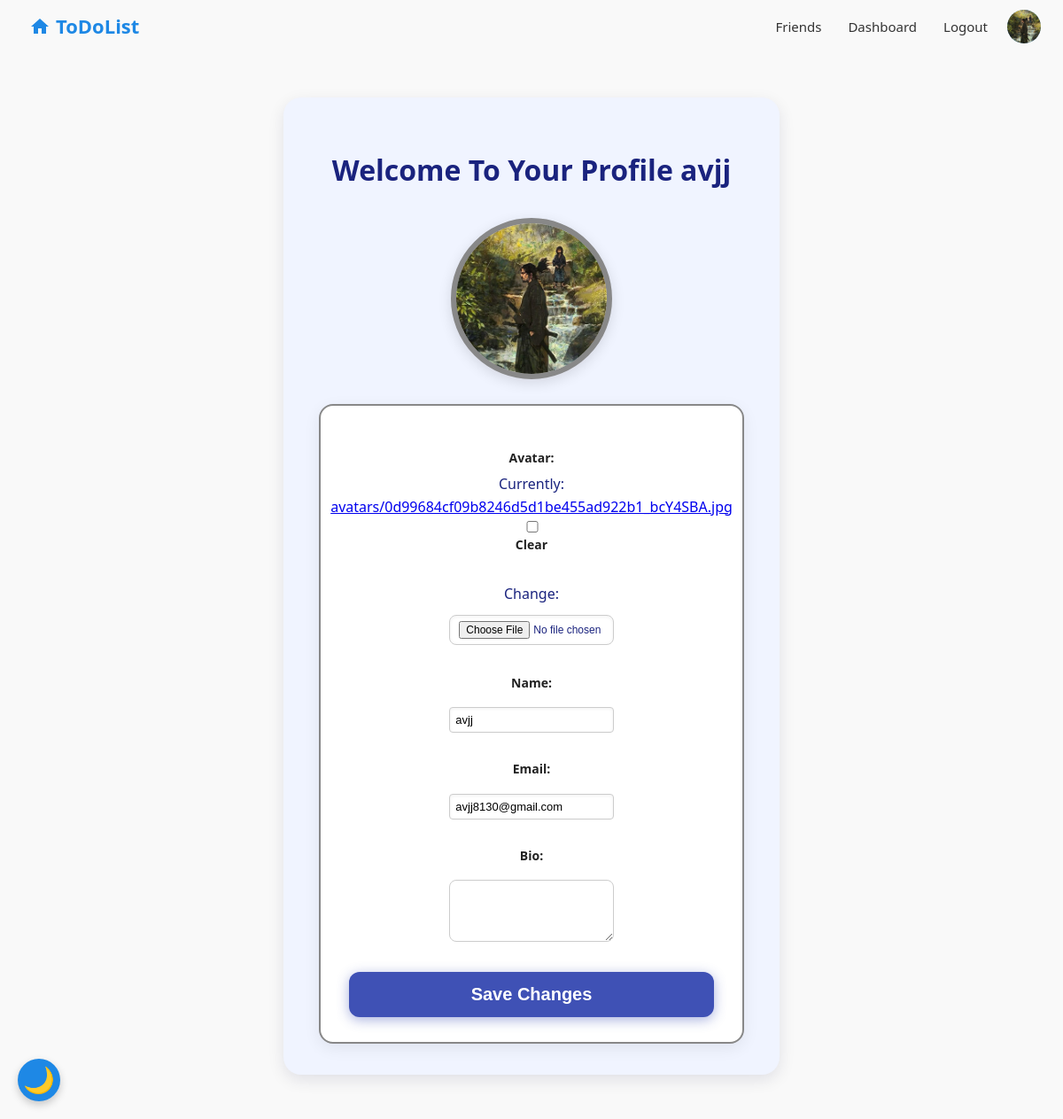
Before: /profile/ (signed in) with the older database file.
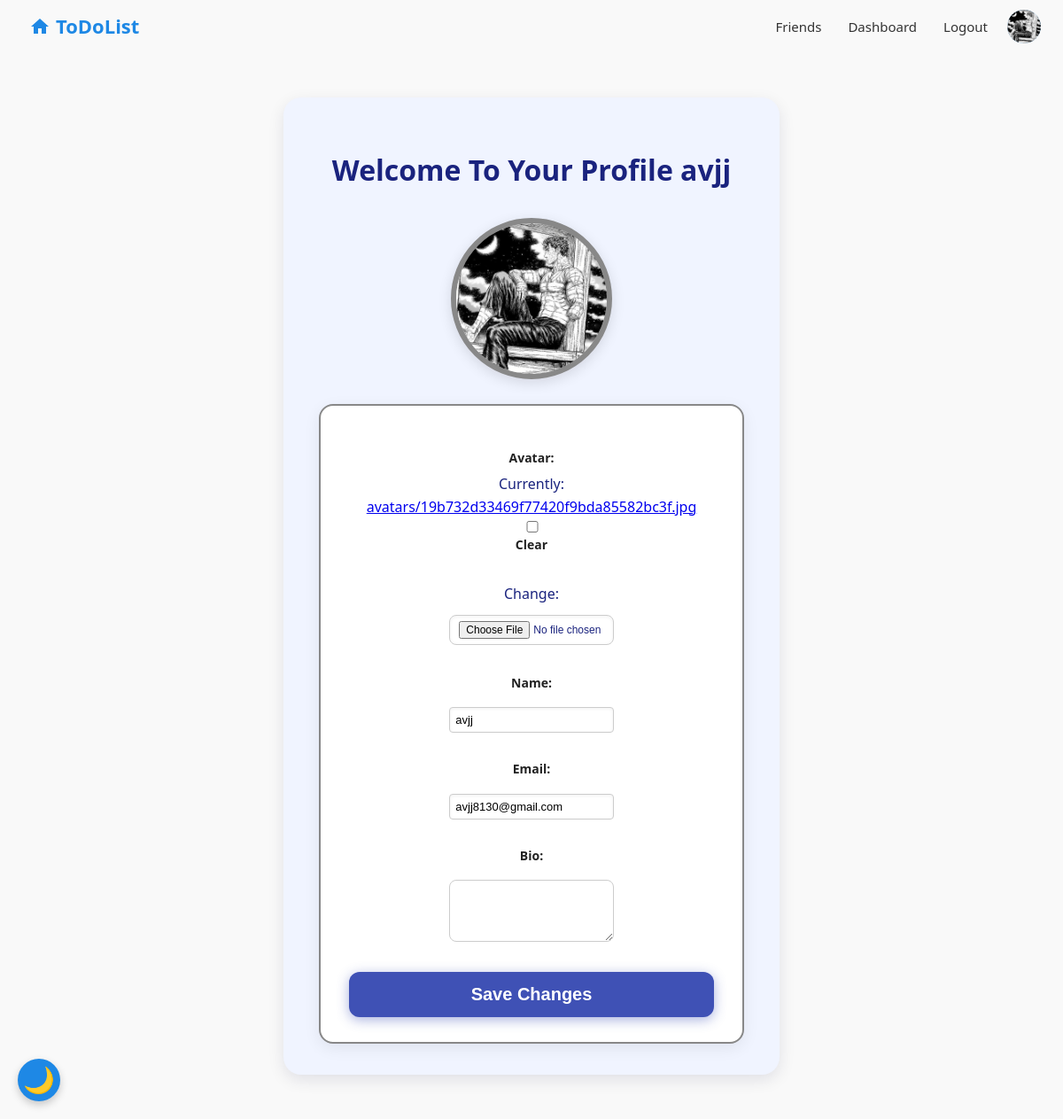
After: the same page with the newer database file.
### base/models.py (models this page shows, shortened)
class User(AbstractBaseUser, PermissionsMixin):
    email = models.EmailField(unique=True)
    name = models.CharField(max_length=255, unique=False)
    avatar = models.ImageField(upload_to='avatars/', blank=True, null=True)
    bio = models.TextField(blank=True, null=True)
    is_active = models.BooleanField(default=True)
    is_staff = models.BooleanField(default=False)
    date_joined = models.DateTimeField(default=timezone.now)
    friends = models.ManyToManyField("self", blank=True, symmetrical=True)
    USERNAME_FIELD = 'email'
    REQUIRED_FIELDS = ['name']
    objects = CustomUserManager()

### base/views.py (the view)
# urls.py: path('profile/', views.profile_view, name='profile'),
@login_required
def profile_view(request):
    user = request.user
    if request.method == 'POST':
        form = ChengeForm(request.POST, request.FILES, instance=request.user)
        if form.is_valid():
            form.save()
            return redirect('home')
    else:
        form = ChengeForm(instance=request.user)
    return render(request, 'base/profile.html', {'form': form})

### base/forms.py (shortened to what this page needs)
class ChengeForm(forms.ModelForm):
    class Meta:
        model = User
        fields = ('avatar', 'name', 'email', 'bio')
    def __init__(self, *args, **kwargs):
        self.user = kwargs.get('instance')
        super().__init__(*args, **kwargs)

### base/templates/base/profile.html (shortened to what this page needs)
{% extends 'base/main.html' %}
{% load static %}
{% block extra_css %}
<link rel="stylesheet" href="{% static 'css/style.css' %}?{% now 'U' %}">
{% endblock %}
{% block content %}
<div class="profile-container">
  <h1>Welcome To Your Profile {{ user.name }}</h1>
  <div class="navbar-avatar">
    {% if user.avatar %}
      <img src="{{ user.avatar.url }}" alt="Avatar" class="profile-avatar">
    {% else %}
      <div class="avatar-placeholder">
        {{ user.name|slice:":1"|upper }}
      </div>
    {% endif %}
  </div>
  <form method="POST" enctype="multipart/form-data" class="profile-form">
    <div class="form-group">
      {{ form.avatar.label_tag }}
      {{ form.avatar }}
    </div>
    <div class="form-group">
      {{ form.name.label_tag }}
      {{ form.name }}
    </div>
    <div class="form-group">
      {{ form.email.label_tag }}
      {{ form.email }}
    </div>
    <div class="form-group">
      {{ form.bio.label_tag }}
      {{ form.bio }}
    </div>
    <button type="submit" class="profile-submit-btn">Save Changes</button>
  </form>
</div>
{% endblock %}

### base/templates/base/navbar.html (shortened to what this page needs)
{% load static %}
<!DOCTYPE html>
<html lang="en">
<head>
  <link rel="stylesheet" href="{% static 'css/style.css' %}" />
</head>
<body>
  <header class="navbar-container">
    <a href="/" class="navbar-logo" title="Home">
      <svg class="home-icon1" xmlns="http://www.w3.org/2000/svg" width="24" height="24" fill="#1e88e5" viewBox="0 0 24 24" aria-hidden="true">
        <path d="M10 20v-6h4v6h5v-8h3L12 3 2 12h3v8z"/>
      </svg>
      <span class="logo-text">ToDoList</span>
    </a>
    <div class="navbar-links-container">
      {% if user.is_authenticated %}
        <a href="#" id="openFriendsModal" class="navbar-link">Friends</a>
        <a href="{% url 'dashbord' %}" class="navbar-link">Dashboard</a>
        <a href="#" id="openLogoutModal" class="navbar-link">Logout</a>
        <a href="{% url 'profile' %}" class="navbar-avatar-topright">
          {% if user.avatar %}
            <img src="{{ user.avatar.url }}" alt="Avatar" class="navbar-avatar-img" />
          {% else %}
            <div class="navbar-avatar-placeholder">{{ user.name|slice:":1"|upper }}</div>
          {% endif %}
        </a>
      {% else %}
        <a href="{% url 'login' %}" class="navbar-link">Login</a>
      {% endif %}
    </div>
  </header>
</body>
</html>

Changed rows visible on the page:
changed User "avjj": avatar: a different picture
Other visible differences:
text no longer shown: "Currently: avatars/0d99684cf09b8246d5d1be455ad922b1_bcY4SBA.jpg Clear Change:"
text now shown: "Currently: avatars/19b732d33469f77420f9bda85582bc3f.jpg Clear Change:"
